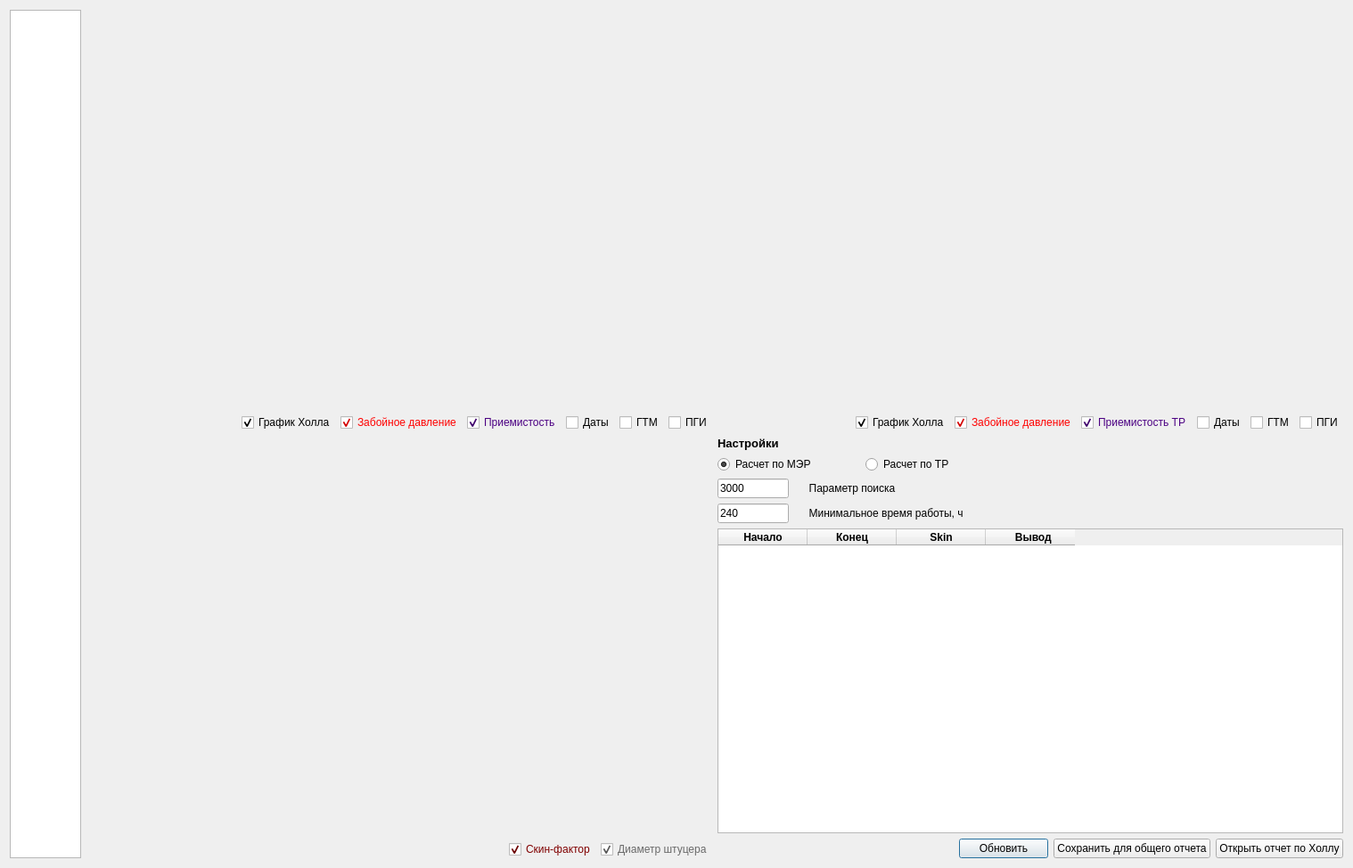
<?xml version="1.0" encoding="UTF-8"?>
<ui version="4.0">
 <class>Dialog</class>
 <widget class="QDialog" name="Dialog">
  <property name="geometry">
   <rect>
    <x>0</x>
    <y>0</y>
    <width>1518</width>
    <height>974</height>
   </rect>
  </property>
  <property name="windowTitle">
   <string>График Холла</string>
  </property>
  <property name="windowIcon">
   <iconset>
    <normaloff>res/oil.ico</normaloff>res/oil.ico</iconset>
  </property>
  <layout class="QGridLayout" name="gridLayout_2">
   <item row="0" column="0">
    <layout class="QHBoxLayout" name="horizontalLayout_8">
     <item>
      <widget class="QListWidget" name="listWidget">
       <property name="maximumSize">
        <size>
         <width>80</width>
         <height>16777215</height>
        </size>
       </property>
       <property name="font">
        <font>
         <weight>75</weight>
         <bold>true</bold>
        </font>
       </property>
      </widget>
     </item>
     <item>
      <layout class="QGridLayout" name="gridLayout">
       <item row="1" column="0">
        <layout class="QVBoxLayout" name="VL2">
         <item>
          <widget class="Gr1" name="Gr_hall2" native="true">
           <property name="sizePolicy">
            <sizepolicy hsizetype="Expanding" vsizetype="Expanding">
             <horstretch>0</horstretch>
             <verstretch>0</verstretch>
            </sizepolicy>
           </property>
           <property name="minimumSize">
            <size>
             <width>600</width>
             <height>400</height>
            </size>
           </property>
          </widget>
         </item>
         <item>
          <layout class="QHBoxLayout" name="HL2">
           <item>
            <spacer name="horizontalSpacer_4">
             <property name="orientation">
              <enum>Qt::Horizontal</enum>
             </property>
             <property name="sizeHint" stdset="0">
              <size>
               <width>40</width>
               <height>20</height>
              </size>
             </property>
            </spacer>
           </item>
           <item>
            <widget class="QCheckBox" name="checkBox_skin">
             <property name="whatsThis">
              <string>2</string>
             </property>
             <property name="styleSheet">
              <string notr="true">color: maroon</string>
             </property>
             <property name="text">
              <string>Скин-фактор</string>
             </property>
             <property name="checked">
              <bool>true</bool>
             </property>
            </widget>
           </item>
           <item>
            <widget class="QCheckBox" name="checkBox_diam">
             <property name="whatsThis">
              <string>2</string>
             </property>
             <property name="styleSheet">
              <string notr="true">color: dimgray</string>
             </property>
             <property name="text">
              <string>Диаметр штуцера</string>
             </property>
             <property name="checked">
              <bool>true</bool>
             </property>
            </widget>
           </item>
          </layout>
         </item>
        </layout>
       </item>
       <item row="0" column="0">
        <layout class="QVBoxLayout" name="VL1">
         <item>
          <widget class="Gr1" name="Gr_hall1" native="true">
           <property name="sizePolicy">
            <sizepolicy hsizetype="Expanding" vsizetype="Expanding">
             <horstretch>0</horstretch>
             <verstretch>0</verstretch>
            </sizepolicy>
           </property>
           <property name="minimumSize">
            <size>
             <width>600</width>
             <height>400</height>
            </size>
           </property>
          </widget>
         </item>
         <item>
          <layout class="QHBoxLayout" name="HL1">
           <item>
            <spacer name="horizontalSpacer_2">
             <property name="orientation">
              <enum>Qt::Horizontal</enum>
             </property>
             <property name="sizeHint" stdset="0">
              <size>
               <width>40</width>
               <height>20</height>
              </size>
             </property>
            </spacer>
           </item>
           <item>
            <widget class="QCheckBox" name="checkBox_hall1">
             <property name="whatsThis">
              <string>1</string>
             </property>
             <property name="text">
              <string>График Холла</string>
             </property>
             <property name="checked">
              <bool>true</bool>
             </property>
            </widget>
           </item>
           <item>
            <widget class="QCheckBox" name="checkBox_Pzab1">
             <property name="whatsThis">
              <string>1</string>
             </property>
             <property name="styleSheet">
              <string notr="true">color: red;</string>
             </property>
             <property name="text">
              <string>Забойное давление</string>
             </property>
             <property name="checked">
              <bool>true</bool>
             </property>
            </widget>
           </item>
           <item>
            <widget class="QCheckBox" name="checkBox_priem1">
             <property name="whatsThis">
              <string>1</string>
             </property>
             <property name="styleSheet">
              <string notr="true">color: indigo;</string>
             </property>
             <property name="text">
              <string>Приемистость</string>
             </property>
             <property name="checked">
              <bool>true</bool>
             </property>
            </widget>
           </item>
           <item>
            <widget class="QCheckBox" name="checkBox_dat1">
             <property name="whatsThis">
              <string>1</string>
             </property>
             <property name="text">
              <string>Даты</string>
             </property>
            </widget>
           </item>
           <item>
            <widget class="QCheckBox" name="checkBox_gtm1">
             <property name="whatsThis">
              <string>1</string>
             </property>
             <property name="text">
              <string>ГТМ</string>
             </property>
            </widget>
           </item>
           <item>
            <widget class="QCheckBox" name="checkBox_pgi1">
             <property name="whatsThis">
              <string>1</string>
             </property>
             <property name="text">
              <string>ПГИ</string>
             </property>
            </widget>
           </item>
          </layout>
         </item>
        </layout>
       </item>
       <item row="0" column="1">
        <layout class="QVBoxLayout" name="VL3">
         <item>
          <widget class="Gr1" name="Gr_hall3" native="true">
           <property name="sizePolicy">
            <sizepolicy hsizetype="Expanding" vsizetype="Expanding">
             <horstretch>0</horstretch>
             <verstretch>0</verstretch>
            </sizepolicy>
           </property>
           <property name="minimumSize">
            <size>
             <width>600</width>
             <height>400</height>
            </size>
           </property>
          </widget>
         </item>
         <item>
          <layout class="QHBoxLayout" name="HL3">
           <item>
            <spacer name="horizontalSpacer_3">
             <property name="orientation">
              <enum>Qt::Horizontal</enum>
             </property>
             <property name="sizeHint" stdset="0">
              <size>
               <width>40</width>
               <height>20</height>
              </size>
             </property>
            </spacer>
           </item>
           <item>
            <widget class="QCheckBox" name="checkBox_hall2">
             <property name="whatsThis">
              <string>3</string>
             </property>
             <property name="text">
              <string>График Холла</string>
             </property>
             <property name="checked">
              <bool>true</bool>
             </property>
            </widget>
           </item>
           <item>
            <widget class="QCheckBox" name="checkBox_Pzab2">
             <property name="whatsThis">
              <string>3</string>
             </property>
             <property name="styleSheet">
              <string notr="true">color: red;</string>
             </property>
             <property name="text">
              <string>Забойное давление</string>
             </property>
             <property name="checked">
              <bool>true</bool>
             </property>
            </widget>
           </item>
           <item>
            <widget class="QCheckBox" name="checkBox_priem2">
             <property name="whatsThis">
              <string>3</string>
             </property>
             <property name="styleSheet">
              <string notr="true">color: indigo;</string>
             </property>
             <property name="text">
              <string>Приемистость ТР</string>
             </property>
             <property name="checked">
              <bool>true</bool>
             </property>
            </widget>
           </item>
           <item>
            <widget class="QCheckBox" name="checkBox_dat2">
             <property name="whatsThis">
              <string>3</string>
             </property>
             <property name="text">
              <string>Даты</string>
             </property>
            </widget>
           </item>
           <item>
            <widget class="QCheckBox" name="checkBox_gtm2">
             <property name="whatsThis">
              <string>3</string>
             </property>
             <property name="text">
              <string>ГТМ</string>
             </property>
            </widget>
           </item>
           <item>
            <widget class="QCheckBox" name="checkBox_pgi2">
             <property name="whatsThis">
              <string>3</string>
             </property>
             <property name="text">
              <string>ПГИ</string>
             </property>
            </widget>
           </item>
          </layout>
         </item>
        </layout>
       </item>
       <item row="1" column="1">
        <layout class="QVBoxLayout" name="VL4">
         <item>
          <layout class="QHBoxLayout" name="horizontalLayout">
           <item>
            <widget class="QLabel" name="label1">
             <property name="font">
              <font>
               <pointsize>10</pointsize>
               <weight>75</weight>
               <bold>true</bold>
              </font>
             </property>
             <property name="text">
              <string>Настройки </string>
             </property>
            </widget>
           </item>
          </layout>
         </item>
         <item>
          <layout class="QHBoxLayout" name="horizontalLayout_2">
           <item>
            <widget class="QRadioButton" name="radio1">
             <property name="maximumSize">
              <size>
               <width>160</width>
               <height>16777215</height>
              </size>
             </property>
             <property name="text">
              <string>Расчет по МЭР</string>
             </property>
             <property name="checked">
              <bool>true</bool>
             </property>
            </widget>
           </item>
           <item>
            <widget class="QRadioButton" name="radio2">
             <property name="text">
              <string>Расчет по ТР</string>
             </property>
            </widget>
           </item>
          </layout>
         </item>
         <item>
          <layout class="QHBoxLayout" name="horizontalLayout_4">
           <item>
            <widget class="QLineEdit" name="lineEdit_rdp">
             <property name="maximumSize">
              <size>
               <width>80</width>
               <height>16777215</height>
              </size>
             </property>
             <property name="inputMask">
              <string>99999</string>
             </property>
             <property name="text">
              <string>3000</string>
             </property>
             <property name="maxLength">
              <number>5</number>
             </property>
            </widget>
           </item>
           <item>
            <widget class="QLabel" name="label_2">
             <property name="text">
              <string>     Параметр поиска</string>
             </property>
            </widget>
           </item>
          </layout>
         </item>
         <item>
          <layout class="QHBoxLayout" name="horizontalLayout_3">
           <item>
            <widget class="QLineEdit" name="lineEdit_minHall">
             <property name="maximumSize">
              <size>
               <width>80</width>
               <height>16777215</height>
              </size>
             </property>
             <property name="inputMask">
              <string>999</string>
             </property>
             <property name="text">
              <string>240</string>
             </property>
            </widget>
           </item>
           <item>
            <widget class="QLabel" name="label">
             <property name="text">
              <string>     Минимальное время работы, ч</string>
             </property>
            </widget>
           </item>
          </layout>
         </item>
         <item>
          <widget class="QTableWidget" name="tableHall">
           <property name="sizePolicy">
            <sizepolicy hsizetype="Expanding" vsizetype="Expanding">
             <horstretch>0</horstretch>
             <verstretch>0</verstretch>
            </sizepolicy>
           </property>
           <property name="minimumSize">
            <size>
             <width>600</width>
             <height>300</height>
            </size>
           </property>
           <property name="maximumSize">
            <size>
             <width>16777215</width>
             <height>3000000</height>
            </size>
           </property>
           <column>
            <property name="text">
             <string> Начало </string>
            </property>
            <property name="font">
             <font>
              <weight>75</weight>
              <bold>true</bold>
             </font>
            </property>
           </column>
           <column>
            <property name="text">
             <string> Конец </string>
            </property>
            <property name="font">
             <font>
              <weight>75</weight>
              <bold>true</bold>
             </font>
            </property>
           </column>
           <column>
            <property name="text">
             <string>Skin</string>
            </property>
            <property name="font">
             <font>
              <weight>75</weight>
              <bold>true</bold>
             </font>
            </property>
           </column>
           <column>
            <property name="text">
             <string>  Вывод</string>
            </property>
            <property name="font">
             <font>
              <weight>75</weight>
              <bold>true</bold>
             </font>
            </property>
           </column>
          </widget>
         </item>
         <item>
          <layout class="QHBoxLayout" name="horizontalLayout_7">
           <item>
            <spacer name="horizontalSpacer">
             <property name="orientation">
              <enum>Qt::Horizontal</enum>
             </property>
             <property name="sizeHint" stdset="0">
              <size>
               <width>40</width>
               <height>20</height>
              </size>
             </property>
            </spacer>
           </item>
           <item>
            <widget class="QPushButton" name="But_refreshHall">
             <property name="minimumSize">
              <size>
               <width>100</width>
               <height>0</height>
              </size>
             </property>
             <property name="maximumSize">
              <size>
               <width>100</width>
               <height>16777215</height>
              </size>
             </property>
             <property name="text">
              <string>Обновить</string>
             </property>
            </widget>
           </item>
           <item>
            <widget class="QPushButton" name="But_hallCalc">
             <property name="minimumSize">
              <size>
               <width>160</width>
               <height>0</height>
              </size>
             </property>
             <property name="maximumSize">
              <size>
               <width>400</width>
               <height>16777215</height>
              </size>
             </property>
             <property name="text">
              <string>Сохранить для общего отчета</string>
             </property>
            </widget>
           </item>
           <item>
            <widget class="QPushButton" name="But_open_hall">
             <property name="text">
              <string>Открыть отчет по Холлу</string>
             </property>
            </widget>
           </item>
          </layout>
         </item>
        </layout>
       </item>
      </layout>
     </item>
    </layout>
   </item>
  </layout>
 </widget>
 <customwidgets>
  <customwidget>
   <class>Gr1</class>
   <extends>QWidget</extends>
   <header location="global">gr1.h</header>
   <container>1</container>
  </customwidget>
 </customwidgets>
 <resources/>
 <connections/>
</ui>
